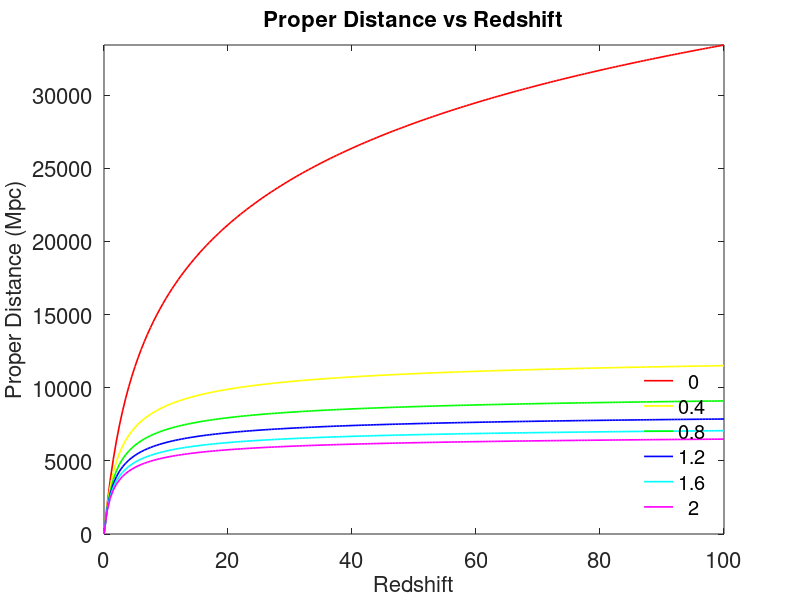

This figure's MATLAB source:
% expansion.m
%
% Description: 
%   Takes an array of scalefactors (a), and integrates 1/(da/dt)
%   to get time as a function of scalefactor.
%
% Options to vary:
%   OM = normalised matter density,
%   OL = normalised cosmological constant density
% 
% User defined functions called:
%   adotinv(a,OM,OL): 
%       contains da/dt with parameters a, OM, and OL
% 
% MATLAB functions called:
%   quad(@(x)func(x,c1,c2),low,high): 
%       performs numerical integration of func with respect to x
%       from x=low to x=high
%       c1 and c2 are constants the function needs.
%   numel(x): 
%       counts the number of elements in array x

%-------------------
% INITIALISE ARRAYS
%-------------------
clear all
% Initialise an array of scalefactors
z_lo   = 0;
z_hi   = 100;
z_step = 0.5;
zz     = [z_lo : z_step : z_hi];

% Initialise values of OM to loop over
OM_lo   = 0;
OM_hi   = 2;
OM_step = 0.4;
OMarr   = [OM_lo : OM_step : OM_hi];  

% Set a value of OL
OL=0.7; 

%--------------------------------------------
% CALCULATE time as a function of scalefactor
%--------------------------------------------
% The integration function is called "quad" and works like this:
% quad(@(x)function(x,parameter1,parameter2),lower_limit,upper_limit)
% @(x) tells it to integrate with respect to x
% function(x,parameter1,parameter2) is the function being integrated, 
%      it must depend on x, but the additional parameters are optional.
% lower_limit and upper_limit are the limits of the integral.

c=3e8; %in m/s
H0=70.*3.24e-20; %in 1/s
for j=[1:numel(OMarr)]
    OM=OMarr(j)
    OK = 1-OM-OL;
    Hz = @(z)c./(H0.*sqrt(OK.*(1+z).^2 + OM.*(1+z).^3 + OL));
    for i=[1:numel(zz)]
        z=zz(i);
        %in Mpc
        d_p(i,j)=quad(Hz,0,z)*3.241e-23;
    end

end

%---------------------
% MAKE PLOT OF RESULTS
%---------------------
% Clear existing graphs and create axes
clf
axes1 = axes('FontSize',16);
box('on');
hold('all');

% Plot the result
col=['r';'y';'g';'b';'c';'m';'r';'y';'g';'b';'c';'m';'r';'y';'g';'b';'c';'m'];
for j=[1:numel(OMarr)]
    plot(zz,d_p(:,j),'color',col(j),'LineWidth',1.2)
end
% Add annotations to plot
dp_min = min(min(d_p));
dp_max = max(max(d_p));
ylim([dp_min,dp_max]);
title('Proper Distance vs Redshift','Fontsize',16);
xlabel('Redshift' ,'FontSize',16);
ylabel('Proper Distance (Mpc)','FontSize',16);
% Legend
dpposleft = dp_min+(dp_max-dp_min)*0.05;
zposup   = z_hi -(z_hi -z_lo )*0.1;
dpposright= dp_max-(dp_max-dp_min)*0.1;
zposmid  = z_lo +(z_hi -z_lo )*0.55;
text(dpposleft,zposup,sprintf('\\Omega_\\Lambda=%0.2f',OL),'FontSize',16,'FontName','Ariel');
text(dpposright,zposmid,'\Omega_M'    ,'FontSize',16,'FontName','Ariel');
OMs = num2str(OMarr');
legend(OMs,'Location','SouthEast');
legend('boxoff');
hold('off');

